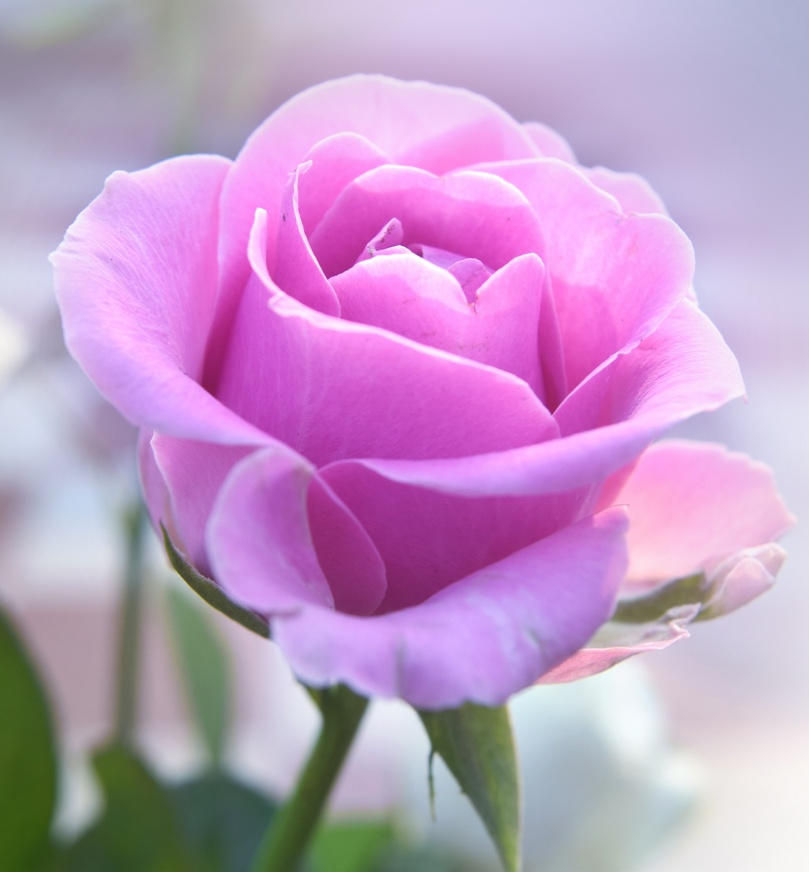
#> input picture rose.jpg, 809 x 872 px, shrunk from 1783 x 1920 before the run, found by its file name
$ python histogram_equalization.py
#> lines starting #> are read from the running program, lines starting #| are printed output that depends on the picture
import cv2
import matplotlib.pyplot as plt

img = cv2.imread('/home/inzamul/Downloads/rose.jpg', 0)
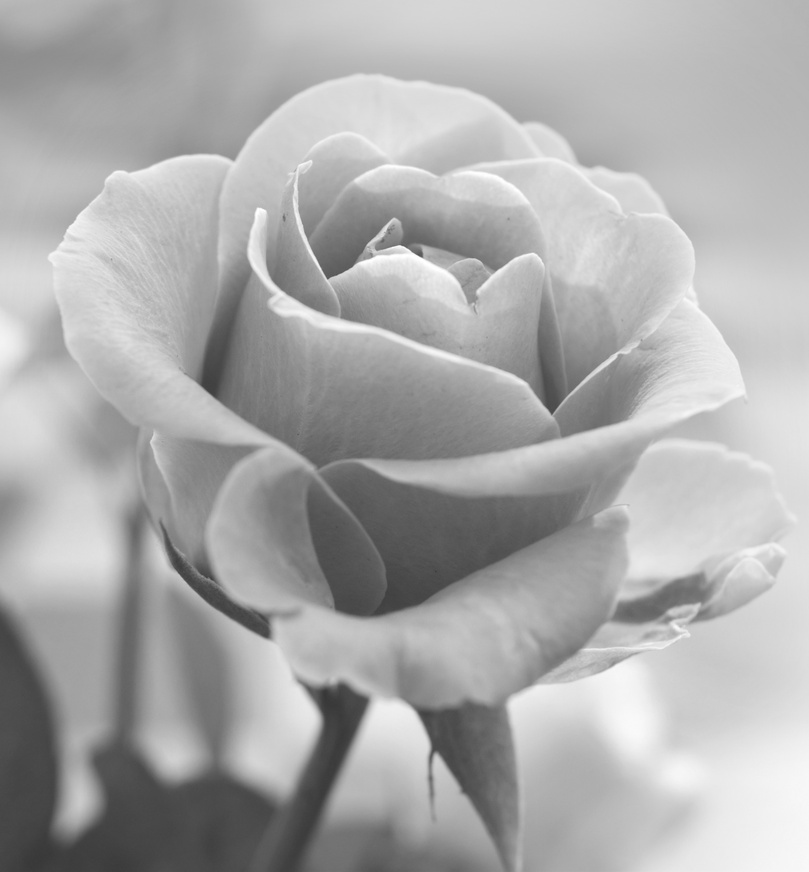
#> img: shape (872, 809); min 55, max 255, mean 171.3

equalized = cv2.equalizeHist(img)
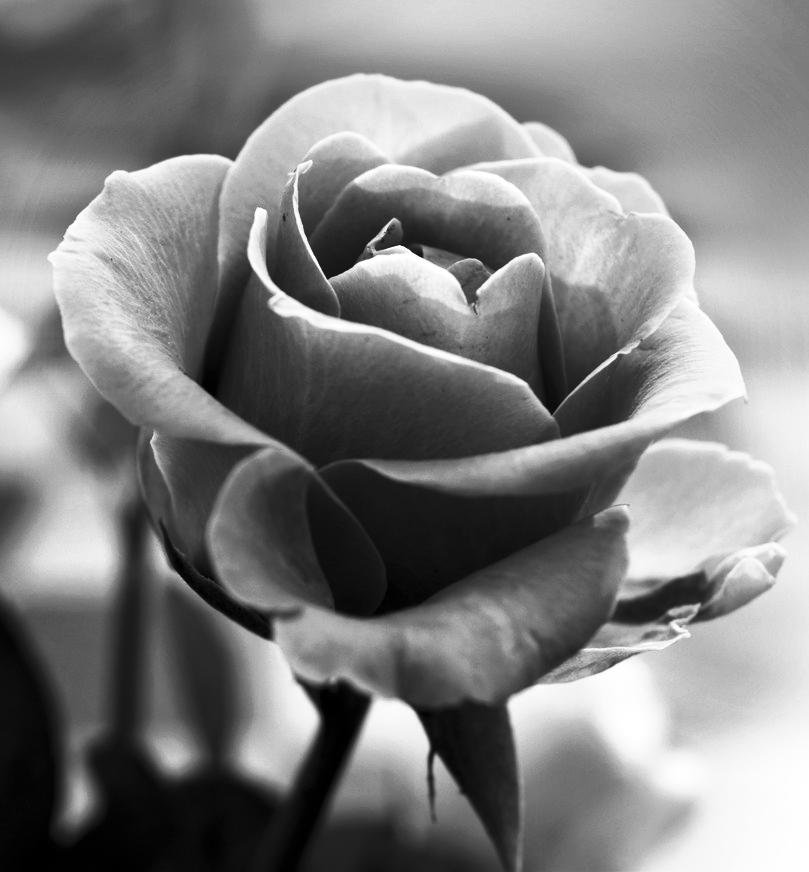
#> equalized: shape (872, 809); min 0, max 255, mean 128.5

plt.figure(figsize=(10,5))

plt.subplot(2,2,1)
plt.title("Original Image")
plt.imshow(img, cmap='gray')

plt.subplot(2,2,2)
plt.title("Equalized Image")
plt.imshow(equalized, cmap='gray')

#Histogram before
plt.subplot(2,2,3)
plt.title("Original Histogram")
plt.hist(img.ravel(), 256, [0,256])

#Histogram after
plt.subplot(2,2,4)
plt.title("Equalized Histogram")
plt.hist(equalized.ravel(), 256, [0,256])

plt.tight_layout()
plt.show()
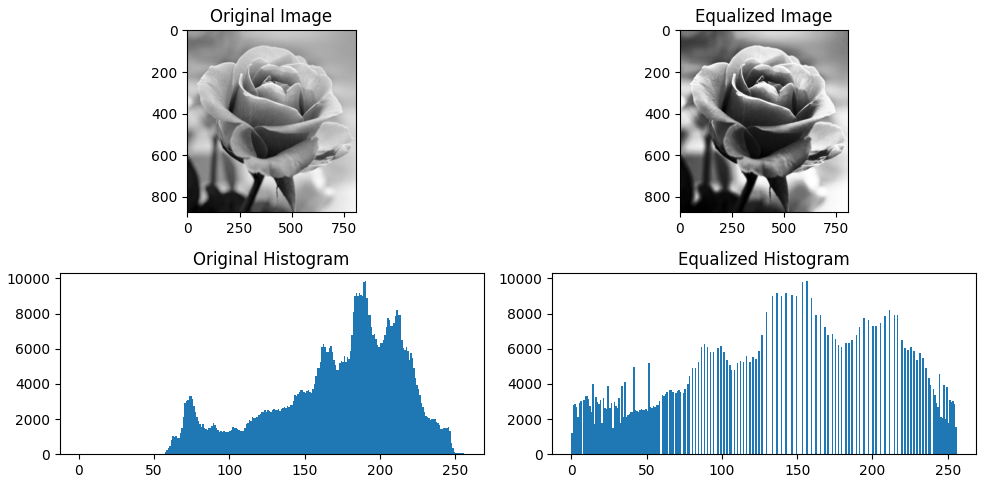
#> figure drawn by matplotlib, 4 panels; panel 3: tallest bar 9824 high, from x = 190 to 191; panel 4: tallest bar 9824 high, from x = 156 to 157

$ run again, with big_image.jpg copied over rose.jpg
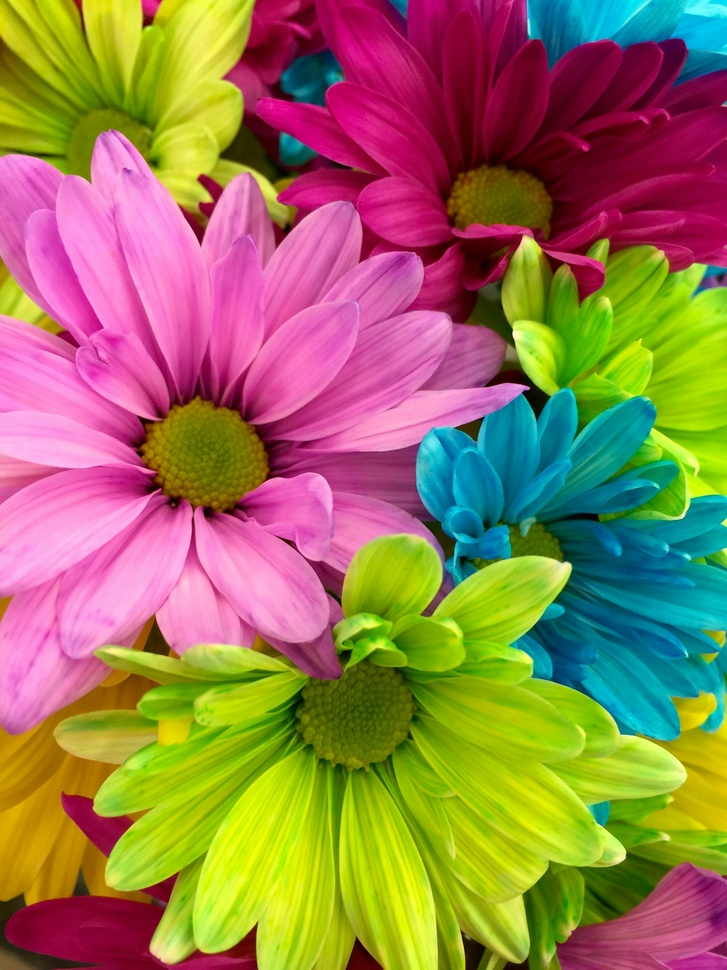
#> input picture big_image.jpg, 727 x 970 px, shrunk from 2448 x 3264 before the run, found by its file name
#> `equalized = cv2.equalizeHist(img)`:
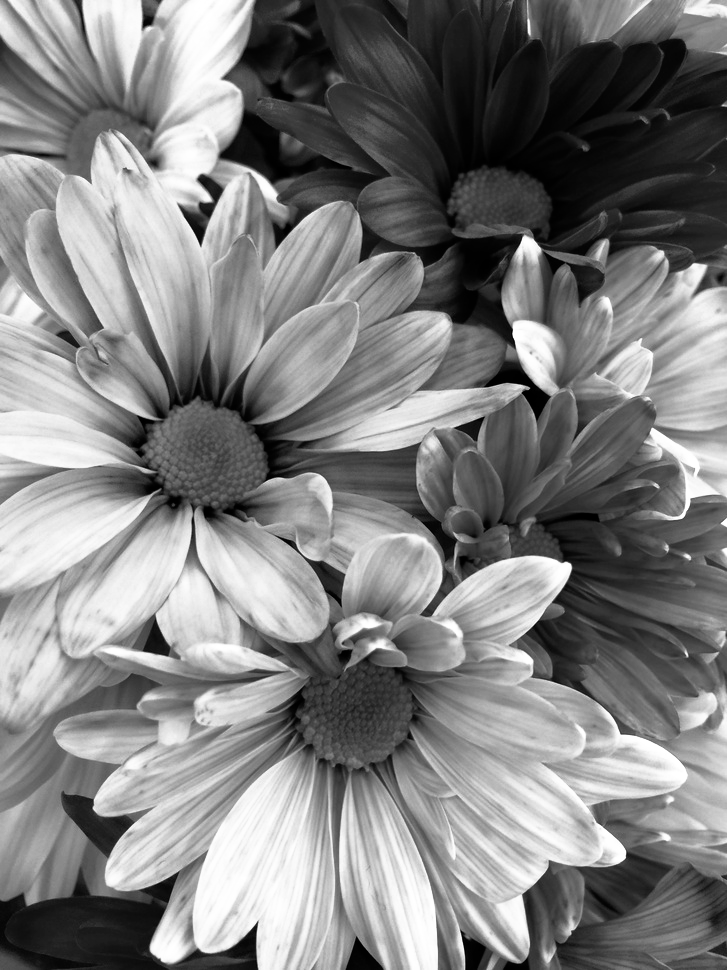
#> equalized: shape (970, 727); min 0, max 255, mean 128.2
#> `plt.show()`:
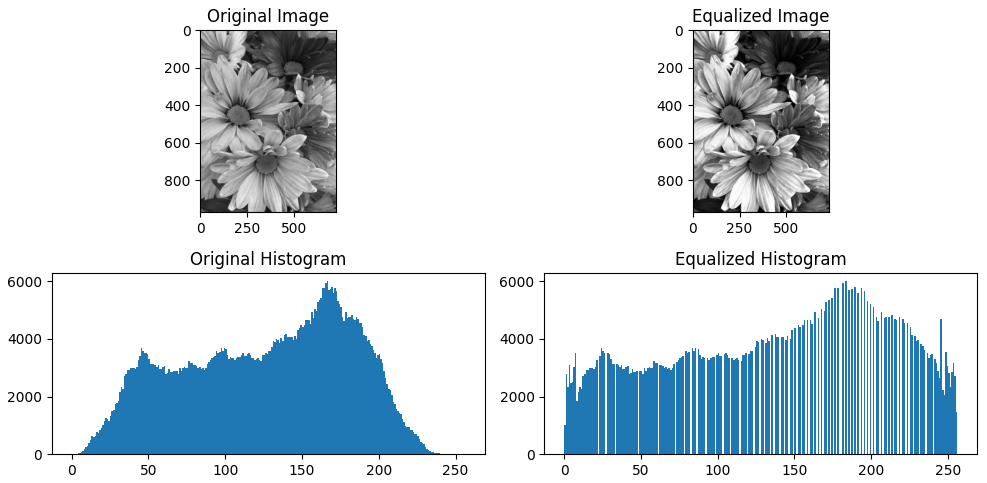
#> figure drawn by matplotlib, 4 panels; panel 3: tallest bar 5993 high, from x = 166 to 167; panel 4: tallest bar 5993 high, from x = 183 to 184
